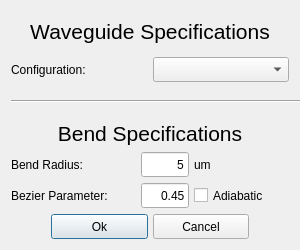
<?xml version="1.0" encoding="UTF-8"?>
<ui version="4.0">
 <class>MainWindow</class>
 <widget class="QDialog" name="MainWindow">
  <property name="windowModality">
   <enum>Qt::WindowModal</enum>
  </property>
  <property name="geometry">
   <rect>
    <x>0</x>
    <y>0</y>
    <width>300</width>
    <height>250</height>
   </rect>
  </property>
  <property name="sizePolicy">
   <sizepolicy hsizetype="MinimumExpanding" vsizetype="MinimumExpanding">
    <horstretch>1</horstretch>
    <verstretch>1</verstretch>
   </sizepolicy>
  </property>
  <property name="minimumSize">
   <size>
    <width>300</width>
    <height>250</height>
   </size>
  </property>
  <property name="windowTitle">
   <string>Path to Waveguide</string>
  </property>
  <layout class="QHBoxLayout" name="horizontalLayout_11">
   <item>
    <layout class="QHBoxLayout" name="horizontalLayout_6">
     <item>
      <layout class="QVBoxLayout" name="verticalLayout">
       <property name="sizeConstraint">
        <enum>QLayout::SetMinimumSize</enum>
       </property>
       <item>
        <widget class="QLabel" name="label_4">
         <property name="sizePolicy">
          <sizepolicy hsizetype="MinimumExpanding" vsizetype="MinimumExpanding">
           <horstretch>1</horstretch>
           <verstretch>1</verstretch>
          </sizepolicy>
         </property>
         <property name="minimumSize">
          <size>
           <width>250</width>
           <height>40</height>
          </size>
         </property>
         <property name="sizeIncrement">
          <size>
           <width>0</width>
           <height>0</height>
          </size>
         </property>
         <property name="font">
          <font>
           <pointsize>16</pointsize>
          </font>
         </property>
         <property name="text">
          <string>Waveguide Specifications</string>
         </property>
         <property name="scaledContents">
          <bool>true</bool>
         </property>
         <property name="alignment">
          <set>Qt::AlignCenter</set>
         </property>
         <property name="wordWrap">
          <bool>false</bool>
         </property>
        </widget>
       </item>
       <item>
        <layout class="QHBoxLayout" name="horizontalLayout_7">
         <property name="sizeConstraint">
          <enum>QLayout::SetMinimumSize</enum>
         </property>
         <item>
          <widget class="QLabel" name="label_10">
           <property name="sizePolicy">
            <sizepolicy hsizetype="MinimumExpanding" vsizetype="MinimumExpanding">
             <horstretch>1</horstretch>
             <verstretch>1</verstretch>
            </sizepolicy>
           </property>
           <property name="minimumSize">
            <size>
             <width>125</width>
             <height>25</height>
            </size>
           </property>
           <property name="sizeIncrement">
            <size>
             <width>0</width>
             <height>0</height>
            </size>
           </property>
           <property name="text">
            <string>Configuration:</string>
           </property>
           <property name="scaledContents">
            <bool>true</bool>
           </property>
           <property name="wordWrap">
            <bool>false</bool>
           </property>
          </widget>
         </item>
         <item>
          <widget class="QComboBox" name="configuration">
           <property name="sizePolicy">
            <sizepolicy hsizetype="Expanding" vsizetype="Expanding">
             <horstretch>1</horstretch>
             <verstretch>1</verstretch>
            </sizepolicy>
           </property>
          </widget>
         </item>
        </layout>
       </item>
       <item>
        <widget class="Line" name="line">
         <property name="sizePolicy">
          <sizepolicy hsizetype="MinimumExpanding" vsizetype="MinimumExpanding">
           <horstretch>1</horstretch>
           <verstretch>1</verstretch>
          </sizepolicy>
         </property>
         <property name="minimumSize">
          <size>
           <width>291</width>
           <height>15</height>
          </size>
         </property>
         <property name="sizeIncrement">
          <size>
           <width>0</width>
           <height>0</height>
          </size>
         </property>
         <property name="orientation">
          <enum>Qt::Horizontal</enum>
         </property>
        </widget>
       </item>
       <item>
        <widget class="QLabel" name="label_15">
         <property name="sizePolicy">
          <sizepolicy hsizetype="MinimumExpanding" vsizetype="MinimumExpanding">
           <horstretch>1</horstretch>
           <verstretch>1</verstretch>
          </sizepolicy>
         </property>
         <property name="minimumSize">
          <size>
           <width>250</width>
           <height>20</height>
          </size>
         </property>
         <property name="sizeIncrement">
          <size>
           <width>0</width>
           <height>0</height>
          </size>
         </property>
         <property name="font">
          <font>
           <pointsize>16</pointsize>
          </font>
         </property>
         <property name="text">
          <string>Bend Specifications</string>
         </property>
         <property name="scaledContents">
          <bool>true</bool>
         </property>
         <property name="alignment">
          <set>Qt::AlignCenter</set>
         </property>
         <property name="wordWrap">
          <bool>false</bool>
         </property>
        </widget>
       </item>
       <item>
        <layout class="QHBoxLayout" name="horizontalLayout_8">
         <property name="spacing">
          <number>5</number>
         </property>
         <property name="sizeConstraint">
          <enum>QLayout::SetMinimumSize</enum>
         </property>
         <item>
          <widget class="QLabel" name="label">
           <property name="sizePolicy">
            <sizepolicy hsizetype="MinimumExpanding" vsizetype="MinimumExpanding">
             <horstretch>2</horstretch>
             <verstretch>1</verstretch>
            </sizepolicy>
           </property>
           <property name="minimumSize">
            <size>
             <width>125</width>
             <height>25</height>
            </size>
           </property>
           <property name="sizeIncrement">
            <size>
             <width>0</width>
             <height>0</height>
            </size>
           </property>
           <property name="text">
            <string>Bend Radius:</string>
           </property>
          </widget>
         </item>
         <item>
          <widget class="QLineEdit" name="radius">
           <property name="sizePolicy">
            <sizepolicy hsizetype="MinimumExpanding" vsizetype="MinimumExpanding">
             <horstretch>1</horstretch>
             <verstretch>1</verstretch>
            </sizepolicy>
           </property>
           <property name="minimumSize">
            <size>
             <width>41</width>
             <height>20</height>
            </size>
           </property>
           <property name="sizeIncrement">
            <size>
             <width>0</width>
             <height>0</height>
            </size>
           </property>
           <property name="text">
            <string>5</string>
           </property>
           <property name="alignment">
            <set>Qt::AlignRight|Qt::AlignTrailing|Qt::AlignVCenter</set>
           </property>
          </widget>
         </item>
         <item>
          <widget class="QLabel" name="label_13">
           <property name="sizePolicy">
            <sizepolicy hsizetype="MinimumExpanding" vsizetype="MinimumExpanding">
             <horstretch>2</horstretch>
             <verstretch>1</verstretch>
            </sizepolicy>
           </property>
           <property name="minimumSize">
            <size>
             <width>21</width>
             <height>21</height>
            </size>
           </property>
           <property name="sizeIncrement">
            <size>
             <width>0</width>
             <height>0</height>
            </size>
           </property>
           <property name="text">
            <string>um</string>
           </property>
           <property name="scaledContents">
            <bool>true</bool>
           </property>
           <property name="wordWrap">
            <bool>false</bool>
           </property>
          </widget>
         </item>
        </layout>
       </item>
       <item>
        <layout class="QHBoxLayout" name="horizontalLayout_9">
         <property name="spacing">
          <number>5</number>
         </property>
         <property name="sizeConstraint">
          <enum>QLayout::SetMinimumSize</enum>
         </property>
         <item>
          <widget class="QLabel" name="label_14">
           <property name="sizePolicy">
            <sizepolicy hsizetype="MinimumExpanding" vsizetype="MinimumExpanding">
             <horstretch>2</horstretch>
             <verstretch>1</verstretch>
            </sizepolicy>
           </property>
           <property name="minimumSize">
            <size>
             <width>125</width>
             <height>25</height>
            </size>
           </property>
           <property name="sizeIncrement">
            <size>
             <width>0</width>
             <height>0</height>
            </size>
           </property>
           <property name="text">
            <string>Bezier Parameter:</string>
           </property>
           <property name="scaledContents">
            <bool>true</bool>
           </property>
           <property name="wordWrap">
            <bool>false</bool>
           </property>
          </widget>
         </item>
         <item>
          <widget class="QLineEdit" name="bezier">
           <property name="sizePolicy">
            <sizepolicy hsizetype="MinimumExpanding" vsizetype="MinimumExpanding">
             <horstretch>1</horstretch>
             <verstretch>1</verstretch>
            </sizepolicy>
           </property>
           <property name="minimumSize">
            <size>
             <width>41</width>
             <height>20</height>
            </size>
           </property>
           <property name="sizeIncrement">
            <size>
             <width>0</width>
             <height>0</height>
            </size>
           </property>
           <property name="text">
            <string>0.45</string>
           </property>
           <property name="alignment">
            <set>Qt::AlignRight|Qt::AlignTrailing|Qt::AlignVCenter</set>
           </property>
          </widget>
         </item>
         <item>
          <widget class="QCheckBox" name="adiabatic">
           <property name="sizePolicy">
            <sizepolicy hsizetype="MinimumExpanding" vsizetype="MinimumExpanding">
             <horstretch>2</horstretch>
             <verstretch>1</verstretch>
            </sizepolicy>
           </property>
           <property name="minimumSize">
            <size>
             <width>70</width>
             <height>25</height>
            </size>
           </property>
           <property name="sizeIncrement">
            <size>
             <width>0</width>
             <height>0</height>
            </size>
           </property>
           <property name="text">
            <string>Adiabatic</string>
           </property>
          </widget>
         </item>
        </layout>
       </item>
       <item>
        <layout class="QHBoxLayout" name="horizontalLayout_10">
         <property name="spacing">
          <number>5</number>
         </property>
         <property name="sizeConstraint">
          <enum>QLayout::SetMinimumSize</enum>
         </property>
         <item>
          <spacer name="horizontalSpacer_3">
           <property name="sizePolicy">
            <sizepolicy hsizetype="Minimum" vsizetype="Minimum">
             <horstretch>0</horstretch>
             <verstretch>0</verstretch>
            </sizepolicy>
           </property>
           <property name="orientation">
            <enum>Qt::Horizontal</enum>
           </property>
           <property name="sizeHint" stdset="0">
            <size>
             <width>40</width>
             <height>20</height>
            </size>
           </property>
          </spacer>
         </item>
         <item>
          <widget class="QPushButton" name="ok">
           <property name="sizePolicy">
            <sizepolicy hsizetype="Preferred" vsizetype="Preferred">
             <horstretch>1</horstretch>
             <verstretch>1</verstretch>
            </sizepolicy>
           </property>
           <property name="minimumSize">
            <size>
             <width>71</width>
             <height>25</height>
            </size>
           </property>
           <property name="sizeIncrement">
            <size>
             <width>0</width>
             <height>0</height>
            </size>
           </property>
           <property name="text">
            <string>Ok</string>
           </property>
           <property name="shortcut">
            <string>Return</string>
           </property>
           <property name="autoDefault">
            <bool>true</bool>
           </property>
          </widget>
         </item>
         <item>
          <widget class="QPushButton" name="cancel">
           <property name="sizePolicy">
            <sizepolicy hsizetype="Preferred" vsizetype="Preferred">
             <horstretch>1</horstretch>
             <verstretch>1</verstretch>
            </sizepolicy>
           </property>
           <property name="minimumSize">
            <size>
             <width>71</width>
             <height>25</height>
            </size>
           </property>
           <property name="sizeIncrement">
            <size>
             <width>0</width>
             <height>0</height>
            </size>
           </property>
           <property name="text">
            <string>Cancel</string>
           </property>
           <property name="shortcut">
            <string>Esc</string>
           </property>
          </widget>
         </item>
         <item>
          <spacer name="horizontalSpacer_4">
           <property name="sizePolicy">
            <sizepolicy hsizetype="Minimum" vsizetype="Minimum">
             <horstretch>0</horstretch>
             <verstretch>0</verstretch>
            </sizepolicy>
           </property>
           <property name="orientation">
            <enum>Qt::Horizontal</enum>
           </property>
           <property name="sizeHint" stdset="0">
            <size>
             <width>40</width>
             <height>20</height>
            </size>
           </property>
          </spacer>
         </item>
        </layout>
       </item>
      </layout>
     </item>
    </layout>
   </item>
  </layout>
 </widget>
 <layoutdefault spacing="6" margin="11"/>
 <resources/>
 <connections/>
</ui>
